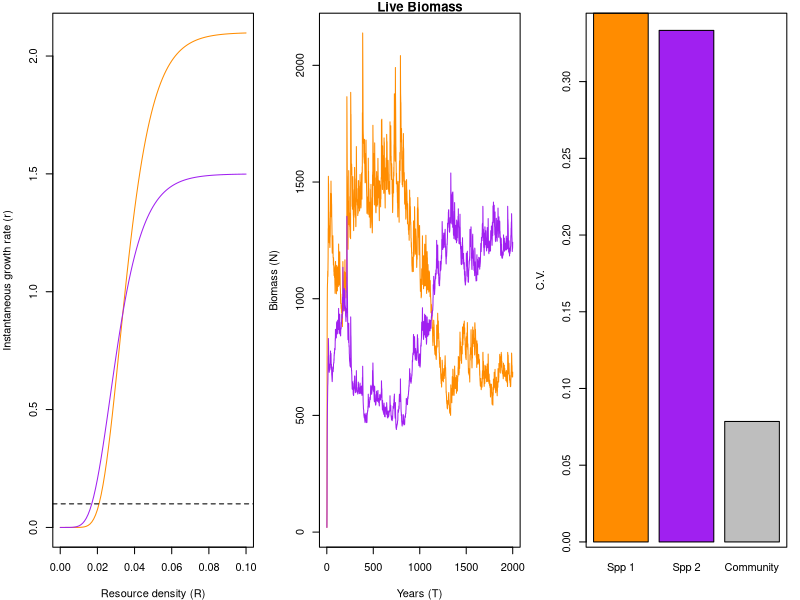

Recreate this plot in R.
#~~~~~~~~~~~~~~~~~~~~~~~~~~~~~~~~~~~~~~~~~~~~~~~~~~~~~~~~~~~~~~~~#
## Semi-discrete temporal storage effect model of two species   ## 
## coexisting on one essential resource                         ##
#~~~~~~~~~~~~~~~~~~~~~~~~~~~~~~~~~~~~~~~~~~~~~~~~~~~~~~~~~~~~~~~~#

####
#### 11/4/2014
#### atredenn@gmail.com
####

# species "split" themselves between a dormant, low-mortaility stage (D) and a higher mortality, high growth stage (N)
# the single resource is R
# There are two sources of variability: an environmental cue that drives the storage effect, and resource variability

# clear the workspace
rm(list=ls())

####
#### Load relevant libraries
####
library(deSolve)
library(mvtnorm)

####
#### Parameters
####
maxTime <- 2000 #simulation run time
c <- c(1,1) #not used for now, could be a "cost" parameter for biomass storage
b <- c(0.5, 0.5) #also not used, could be assimilation efficiency
mD <- c(0.0001, 0.0001) #dormant state continuous death rate
r <- c(2.1, 1.5) #live state intrinsic growth rates
K2 <- c(100.8, 100.9) #live state half-saturation consant for growth curve as function of resource
K <- c(25,15)
mN <- c(0.1, 0.1) #live state continuous death rate
a <- 0.5 #resource turnover rate
S <- 5 #average resource supply rate
sVar <- 5 #resource supply rate variability
sigE <- 0 #environmental cue variability
rho <- 0 #environmental cue correlation between species





####
#### Model function
####
#continuous model
updateDNR <- function(t, DNR, parms){
  with(as.list(c(DNR, parms)), {
    dD1dt = -(mD[1]*D1)
    dD2dt = -(mD[2]*D2)
    dN1dt = N1*(r[1]*exp(-K[1]*(exp(-K2[1]*R)))) - mN[1]*N1
    dN2dt = N2*(r[2]*exp(-K[2]*(exp(-K2[2]*R)))) - mN[2]*N2
    dRdt = a*(S-R) - (N1*(r[1]*R/(K[1]+R)) + (N2*(r[2]*R/(K[2]+R))))
    list(c(dD1dt, dD2dt, dN1dt, dN2dt, dRdt)) #output
  })
}

#discrete model: pulses of N-D transitions (difference equations)
gfun <- function(t, y, parms){
  with (as.list(y),{
    g1 <- gVec1[t]
    g2 <- gVec2[t]
    D1 <- D1 - (N1+D1)*g1 + N1
    D2 <- D2 - (N2+D2)*g2 + N2
    N1 <- 0+(N1+D1)*g1
    N2 <- 0+(N2+D2)*g2
    R <- Rnow[t]
    return(c(D1, D2, N1, N2, R))
  })
}


####
#### Simulate model
####
#function for transition fraction time series
gVec1 <- rep(1,maxTime)
gVec2 <- rep(1,maxTime)

#forcing for resource supply rate variations
#this just makes a random variable that can increase/decrease the supply rate by some amount
#but it cannot decrease S below 0
Rnow <- rlnorm(maxTime, 3, 1.1)

simTime <- seq(1,maxTime,by=1)
parms <- list(
  c = c,
  b = b,
  mD = mD,
  r = r,
  K = K,
  mN = mN, 
  a = a,
  S = S
)
DNR <- c(D=c(0,0), N=c(20,20),R=20) #initial conditions

#run the model
output = as.data.frame(ode(y = DNR, times = simTime, func = updateDNR,
                           parms = parms, events = list(func = gfun, times=simTime)))


####
#### Plot results
####
par(mfrow=c(1,3),mar=c(4,4,1,1))
# matplot(simTime, output[,2:3], type="l", main="Dormant Biomass", 
#         col=c("darkorange", "purple"), xlab="Years (T)", ylab="Biomass (D)")
# plot(simTime, output$R, type="l", main=mean(output$R))
cvs <- c((sd(output[,4])/mean(output[,4])), 
         (sd(output[,5])/mean(output[,5])), 
         (sd(output[,4]+output[,5])/mean(output[,4]+output[,5])))

# plot the growth rate functions for each species
# plot the growth rate functions for each species
R <- seq(0,0.1,0.001)
getR <- function(r, R, K){
  out1 <- (r[1]*exp(-K[1]*(exp(-K2[1]*R))))
  out2 <- (r[2]*exp(-K[2]*(exp(-K2[2]*R)))) 
  return(cbind(out1, out2))
}
tmp<-getR(r, R, K)
matplot(R, tmp, type="l", col=c("darkorange", "purple"), lty=c(1,1), 
        ylab="Instantaneous growth rate (r)", xlab="Resource density (R)")
abline(h = mN[1], lty=2)
matplot(simTime, output[,4:5], type="l", main="Live Biomass", lty=c(1,1), 
        col=c("darkorange", "purple"), xlab="Years (T)", ylab="Biomass (N)")

barplot(cvs, names.arg = c("Spp 1", "Spp 2", "Community"), ylab="C.V.", col=c("darkorange", "purple", "grey"))
box()
